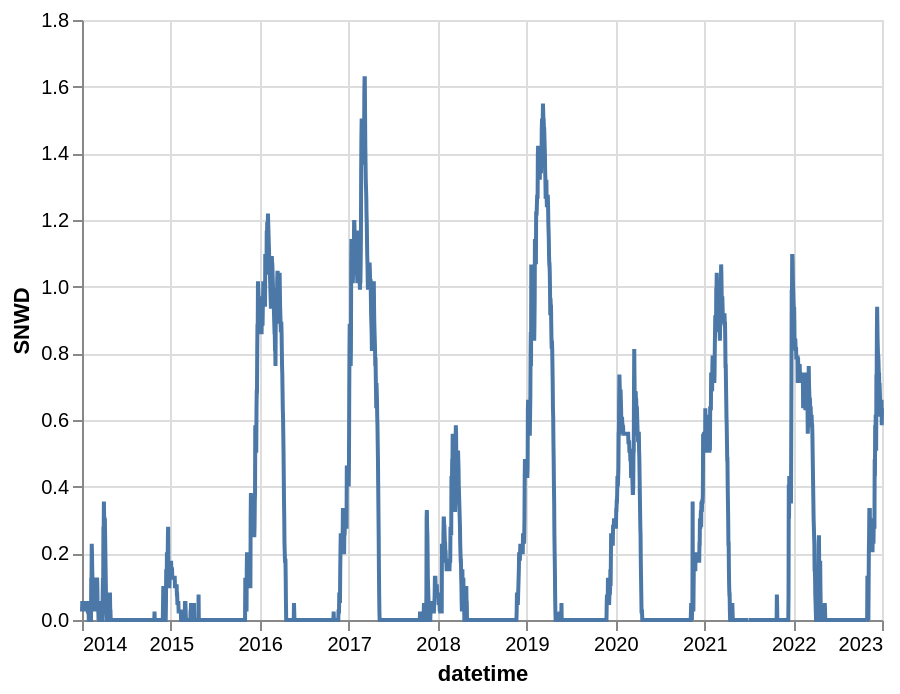

Source (Vega-Lite JSON):
### Vega-Lite specification from a JSON file in a GitHub repository (floating-point values rounded to 4 significant figures; data arrays with more than 128 entries replaced by an {"elided": "..."} marker saying what was removed)
{"config": {"view": {"continuousWidth": 400, "continuousHeight": 300}}, "data": {"values": {"elided": "3288 records"}, "format": {"parse": {"datetime": "date"}}}, "mark": "line", "encoding": {"tooltip": [{"field": "datetime", "type": "temporal"}, {"field": "SNWD", "type": "quantitative"}], "x": {"field": "datetime", "type": "temporal"}, "y": {"field": "SNWD", "type": "quantitative"}}, "$schema": "https://vega.github.io/schema/vega-lite/v5.json"}
